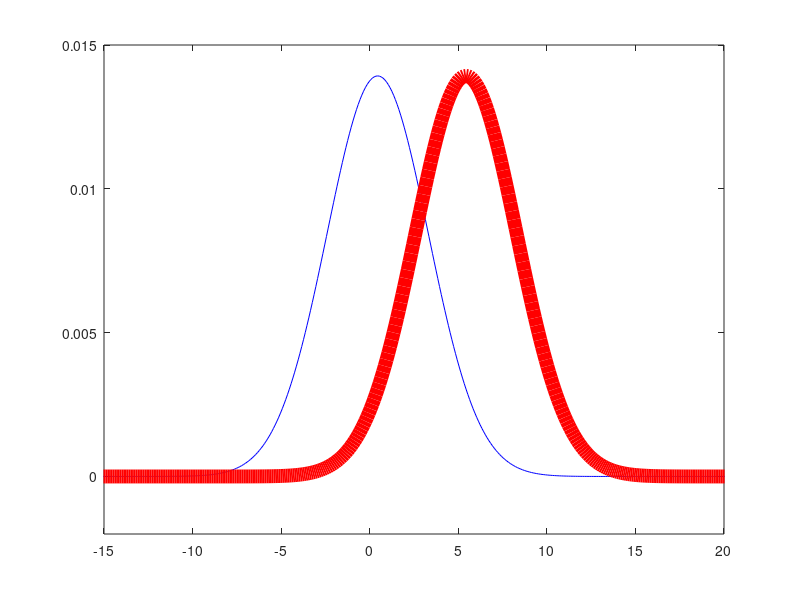

This chart was generated by the following MATLAB code:
function SDT_curves


numLine = 2*pi*(-1799:1800)/3600;
x = linspace(-179,180,length(numLine));

gaussian = 1/sqrt(2*pi*.05^2) * exp(numLine.^2/(-2*.05^2));
gauss = gaussian/sum(gaussian);
numLine2 = numLine - 5*pi/180;
gaussian2 = 1/sqrt(2*pi*.05^2) * exp(numLine2.^2/(-2*.05^2));
gauss2 = gaussian2/sum(gaussian2);

plot(x,gauss,'b',x,gauss2,'r','LineWidth',10)

axis([-15 20 -.002 .015])

end